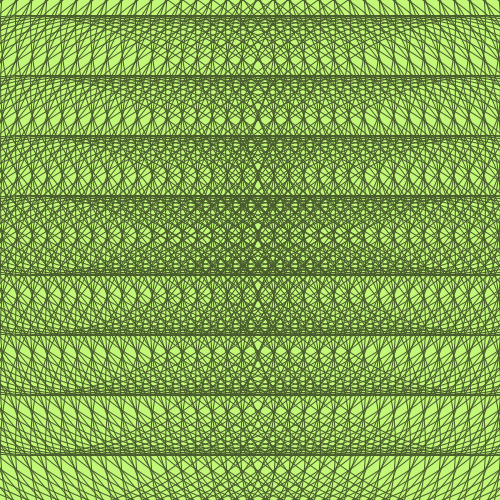
Frame 1 (no input)
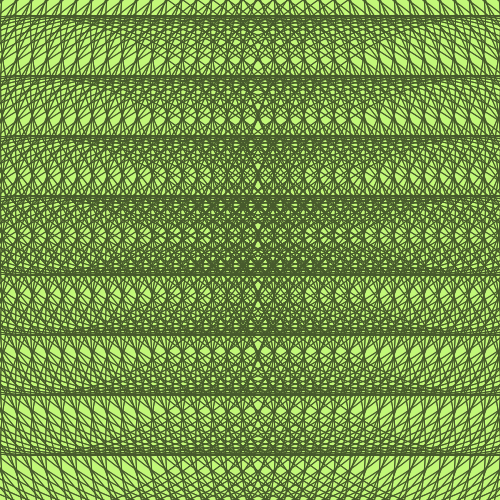
Frame 2 (the mouse pressed at the canvas centre, redrawn once)

The Processing sketch that drew these frames (run headless with seeded random() and noise(); the mouse was pressed at the canvas centre and the sketch redrawn once):

// Processing sketch: processing_81766
// ── processing_81766.pde

void setup()
{
  size(500, 500);
  background(#C2F778);
  smooth();
}
void draw()
{
  noFill();
  stroke(#475A2C);
  //premiere boucle hauteur
  for (int a = 25; a < 500;a = a+15)
  {
    for (int b =25; b <500; b = b+60)
    {
      ellipse (a, b, 500, 500);
    }
  }
  noLoop();
}
